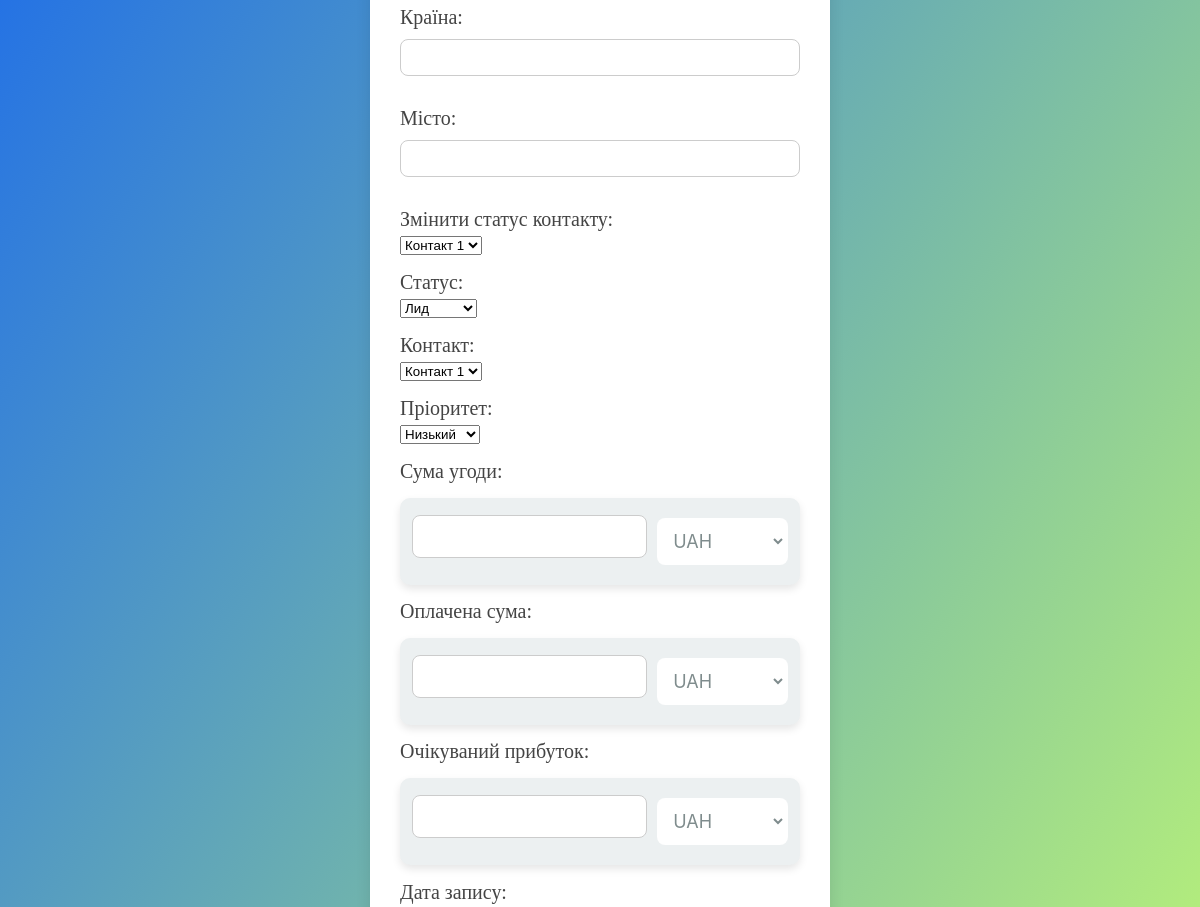
Page /clients/tables/41/edit/25742/ (signed in, middle part) on the earlier database version.
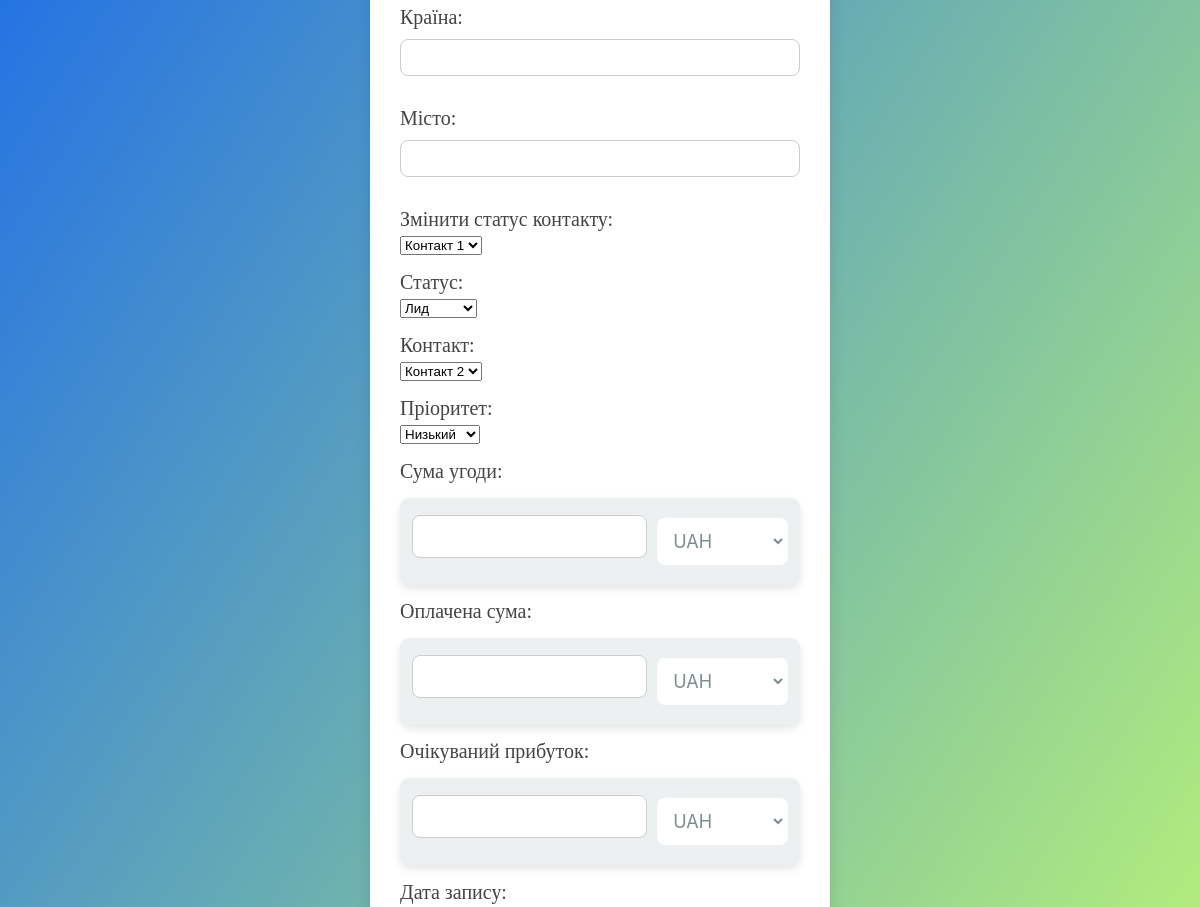
Same page on the later database version.
### clients/models.py (models this page shows, shortened)
class CustomRow(models.Model):
    STATUS_CHOICES = [
        ('lead', 'Лид'),
        ('client', 'Клиент'),
        ('customer', 'Заказчик'),
    ]
    CONTACT_CHOICES = [
        ('contact_1', 'Контакт 1'),
        ('contact_2', 'Контакт 2'),
        ('contact_3', 'Контакт 3'),
        ('contact_4', 'Контакт 4'),
    ]
    PRIORITY_CHOICES = [
        ('low', 'Низкий'),
        ('medium', 'Средний'),
        ('high', 'Высокий'),
    ]
    status = models.CharField(
        max_length=50,
        choices=STATUS_CHOICES,
        default='lead',
        blank=True,
        null=True
    )
    contact = models.CharField(
        max_length=10,
        choices=CONTACT_CHOICES,
        blank=True,
        null=True
    )
    priority = models.CharField(
        max_length=12,
        choices=PRIORITY_CHOICES,
        default='low',
        blank=True,
        null=True
    )
    change_status_contact = models.CharField(
    max_length=10,
    choices=CONTACT_CHOICES,  # 👈 Добавляем `choices`
    blank=True,
    null=True
    )
    table = models.ForeignKey(CustomTable, on_delete=models.CASCADE, related_name="rows", null=False, blank=False)
    name = models.CharField(max_length=255,blank=True, null=True)  # Имя клиента
    instagram_username = models.CharField(max_length=40, blank=True, null=True)  # Никнейм Instagram
    instagram_link = models.URLField(blank=True, null=True)  # Ссылка Instagram
    phone_number = models.CharField(max_length=20, blank=True, null=True)  # Номер телефона
    email = models.EmailField(max_length=255, blank=True, null=True, verbose_name='Електронна пошта')
    manager = models.CharField(max_length=255,blank=True, null=True)  # Менеджер (обязательное)
    country = models.CharField(max_length=255, blank=True, null=True)  # Поле страны
    city = models.CharField(max_length=255, blank=True, null=True)  # Поле города
    status = models.CharField(max_length=50, blank=True, null=True, choices=[
        ('lead', 'Лид'),
        ('client', 'Клиент'),
        ('customer', 'Заказчик')
    ], default='lead')
    deal_amount = models.DecimalField(max_digits=10, decimal_places=2, blank=True, null=True)
    deal_amount_currency = models.CharField(max_length=3, choices=[('UAH', 'UAH'), ('USD', 'USD'), ('EUR', 'EUR')], default='UAH')
    paid_amount = models.DecimalField(max_digits=10, decimal_places=2, blank=True, null=True)
    paid_amount_currency = models.CharField(max_length=3, choices=[('UAH', 'UAH'), ('USD', 'USD'), ('EUR', 'EUR')], default='UAH')
    expected_profit = models.DecimalField(max_digits=10, decimal_places=2, blank=True, null=True)
    expected_profit_currency = models.CharField(max_length=3, choices=[('UAH', 'UAH'), ('USD', 'USD'), ('EUR', 'EUR')], default='UAH')
    contact = models.CharField(max_length=10, blank=True, null=True, choices=[
        ('contact_1', 'Контакт 1'),
        ('contact_2', 'Контакт 2'),
        ('contact_3', 'Контакт 3'),
        ('contact_4', 'Контакт 4'),
    ])
    change_status_contact = models.CharField(max_length=10, blank=True, null=True, choices=[
        ('contact_1', 'Контакт 1'),
        ('contact_2', 'Контакт 2'),
        ('contact_3', 'Контакт 3'),
        ('contact_4', 'Контакт 4'),
    ])
    priority = models.CharField(
        max_length=12,
        choices=[
            ('low', 'Низький'),
            ('medium', 'Середній'),
            ('high', 'Високий'),
        ],
        default='low',  # Значение по умолчанию
        verbose_name='Пріоритет'
    )
    record_date = models.DateTimeField(blank=True, null=True)  # Дата записи
    due_date = models.DateTimeField(blank=True, null=True)  # Срок выполнения
    inquiry_date = models.DateTimeField(blank=True, null=True)  # Дата обращения
    additional_data = models.JSONField(default=dict, blank=True)  # Для хранения уникальных данных
    last_updated = models.DateTimeField(auto_now=True)  # Последнее изменение
    updated_by = models.ManyToManyField(
    User,
    blank=True,
    related_name='updated_rows',
    verbose_name="Змінено користувачем"
    )
    manually_updated = models.BooleanField(
        default=False,
        verbose_name="Ручное изменение"
    )

### clients/views.py (the view)
# urls.py: path('tables/<int:table_id>/edit/<int:row_id>/', views.edit_row, name='edit_row'),  # Редактировать строку
@login_required
def edit_row(request, table_id, row_id):
    table = get_object_or_404(CustomTable, id=table_id)
    row = get_object_or_404(CustomRow, id=row_id, table=table)
    if request.method == "POST":
        if not request.user.is_authenticated:
            raise PermissionDenied("Вы должны быть авторизованы для выполнения этого действия.")
        form = CustomRowForm(request.POST, table=table, instance=row, user=request.user)
        if form.is_valid():
            row = form.save(commit=False, user=request.user) # Сохраняем объект без коммита
            row.save()  # Сохраняем строку в базе данных
            return redirect('custom_row_list', table_id=table.id)
        else:
            print("Ошибки формы:", form.errors)
            print("Form errors:", form.errors)
    else:
        form = CustomRowForm(table=table, instance=row, user=request.user)
    return render(
        request,
        'clients/custom_row_form.html',
        {'form': form, 'table': table, 'row': row}
    )

### clients/templates/clients/custom_row_form.html (shortened to what the changed rows need)
{% load static %}
<!DOCTYPE html>
<html lang="uk">
<head>
    <link rel="stylesheet" href="{% static 'css/tableform.css' %}">
</head>
<body>
    <form method="POST" class="table-form">
        {% for field in form %}
            {% if field.name != "manually_updated" and field.name != "last_updated" and field.name != "updated_by" and field.name != "record_date" and field.name != "due_date" and field.name != "inquiry_date" and field.name != "deal_amount" and field.name != "deal_amount_currency" and field.name != "paid_amount" and field.name != "paid_amount_currency" and field.name != "expected_profit" and field.name != "expected_profit_currency" and field.name != "change_status_contact" and field.name != "status" and field.name != "contact" and field.name != "priority" %}
                <p>
                    {{ field.label_tag }}
                    {{ field }}
                </p>
            {% endif %}
        {% endfor %}
    <p>
        {{ form.status.label_tag }}
        <select name="status" id="id_status" class="form-control">
            {% for value, label in form.fields.status.choices %}
                <option value="{{ value }}" {% if form.status.value == value %}selected{% endif %}>
                    {{ label }}
                </option>
            {% endfor %}
        </select>
    </p>
    <p>
        {{ form.contact.label_tag }}
        <select name="contact" id="id_contact" class="form-control">
            {% for value, label in form.fields.contact.choices %}
                <option value="{{ value }}" {% if form.contact.value == value %}selected{% endif %}>
                    {{ label }}
                </option>
            {% endfor %}
        </select>
    </p>
    <p>
        {{ form.priority.label_tag }}
        <select name="priority" id="id_priority" class="form-control">
            {% for value, label in form.fields.priority.choices %}
                <option value="{{ value }}" {% if form.priority.value == value %}selected{% endif %}>
                    {{ label }}
                </option>
            {% endfor %}
        </select>
    </p>
    <div class="currency-field">
        <input type="number" step="any" inputmode="decimal" lang="en"
       name="deal_amount"
       value="{{ form.deal_amount.value|default_if_none:''|stringformat:'.2f'|cut:','|default_if_none:'' }}"
       id="id_deal_amount" class="form-control currency-input">
        <select name="deal_amount_currency" id="id_deal_amount_currency" class="form-control currency-select">
            <option value="UAH" {% if form.deal_amount_currency.value == "UAH" %}selected{% endif %}>UAH</option>
        </select>
    </div>
    <div class="currency-field">
        <input type="number" step="any" inputmode="decimal" lang="en"
           name="paid_amount"
           value="{{ form.paid_amount.value|default_if_none:''|stringformat:'.2f'|cut:','|default_if_none:'' }}"
           id="id_paid_amount" class="form-control currency-input">
        <select name="paid_amount_currency" id="id_paid_amount_currency" class="form-control currency-select">
            <option value="UAH" {% if form.paid_amount_currency.value == "UAH" %}selected{% endif %}>UAH</option>
        </select>
    </div>
    <div class="currency-field">
        <input type="number" step="any" inputmode="decimal" lang="en"
        name="expected_profit"
        value="{{ form.expected_profit.value|default_if_none:''|stringformat:'.2f'|cut:','|default_if_none:'' }}"
        id="id_expected_profit" class="form-control currency-input">
        <select name="expected_profit_currency" id="id_expected_profit_currency" class="form-control currency-select">
            <option value="UAH" {% if form.expected_profit_currency.value == "UAH" %}selected{% endif %}>UAH</option>
        </select>
    </div>
    </form>
</body>
</html>

Differences in the rows shown:
changed CustomRow "Лид": contact (not shown) → "Контакт 2"
Other differences:
form field contact: "Контакт 1" → (not shown)
